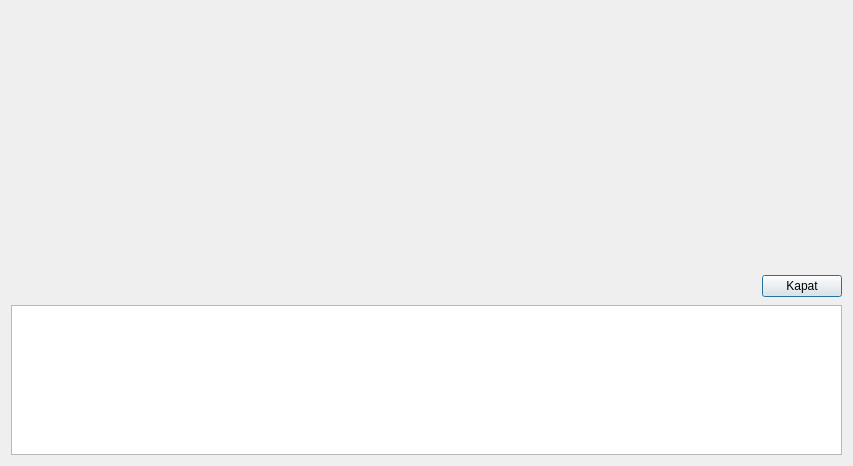
<?xml version="1.0" encoding="UTF-8"?>
<ui version="4.0">
 <class>sinavIstatistik</class>
 <widget class="QDialog" name="sinavIstatistik">
  <property name="geometry">
   <rect>
    <x>0</x>
    <y>0</y>
    <width>853</width>
    <height>466</height>
   </rect>
  </property>
  <property name="windowTitle">
   <string>Dialog</string>
  </property>
  <layout class="QGridLayout" name="gridLayout">
   <item row="1" column="0">
    <spacer name="horizontalSpacer">
     <property name="orientation">
      <enum>Qt::Horizontal</enum>
     </property>
     <property name="sizeHint" stdset="0">
      <size>
       <width>451</width>
       <height>25</height>
      </size>
     </property>
    </spacer>
   </item>
   <item row="1" column="1">
    <widget class="QPushButton" name="btnKapat">
     <property name="text">
      <string>Kapat</string>
     </property>
    </widget>
   </item>
   <item row="0" column="0" colspan="2">
    <widget class="QSint::BarChartPlotter" name="cizelge" native="true"/>
   </item>
   <item row="3" column="0" colspan="2">
    <widget class="QTableView" name="tableViewCizelge">
     <property name="sizePolicy">
      <sizepolicy hsizetype="Minimum" vsizetype="Fixed">
       <horstretch>0</horstretch>
       <verstretch>0</verstretch>
      </sizepolicy>
     </property>
     <property name="maximumSize">
      <size>
       <width>16777215</width>
       <height>150</height>
      </size>
     </property>
    </widget>
   </item>
  </layout>
 </widget>
 <customwidgets>
  <customwidget>
   <class>QSint::BarChartPlotter</class>
   <extends>QWidget</extends>
   <header location="global">charts/barchartplotter.h</header>
   <container>1</container>
  </customwidget>
 </customwidgets>
 <resources/>
 <connections/>
</ui>
